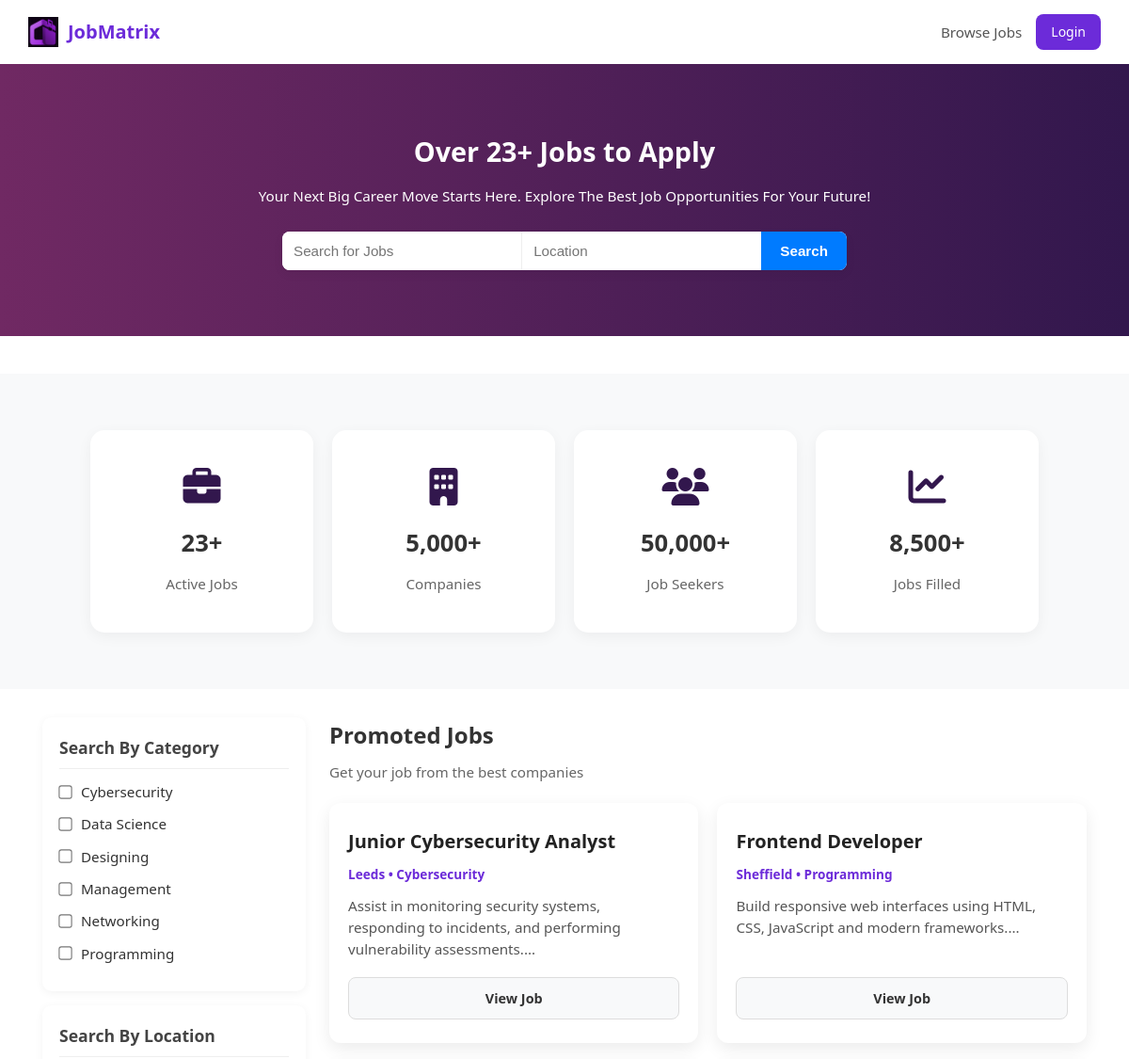
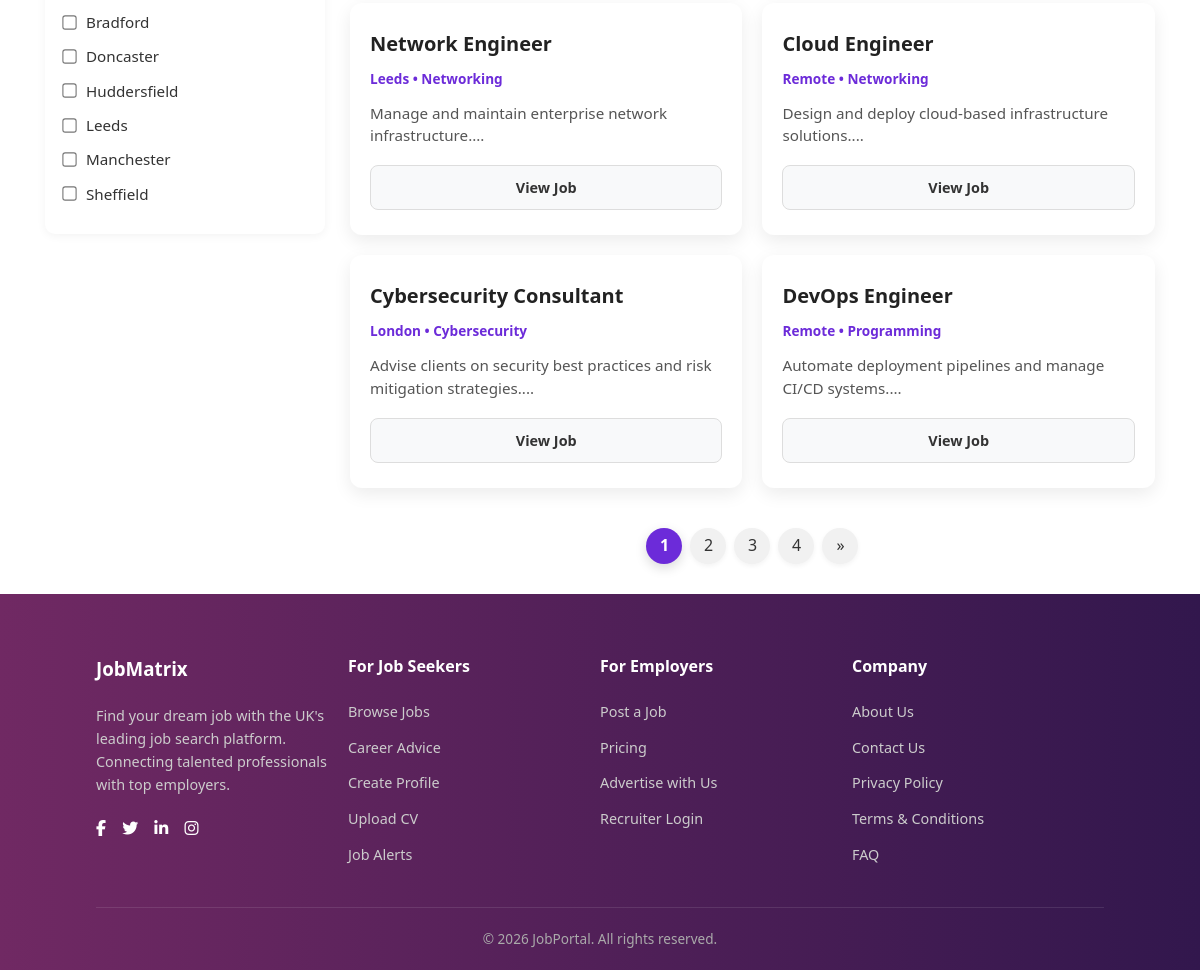
The page / on the database its author committed (2 pictures, top to bottom).
### tables this page shows
CREATE TABLE `jobs` (
  `id` int(11) NOT NULL,
  `title` varchar(255) DEFAULT NULL,
  `company` varchar(255) DEFAULT NULL,
  `location` varchar(255) DEFAULT NULL,
  `salary` varchar(100) DEFAULT NULL,
  `type` varchar(50) DEFAULT NULL,
  `category` varchar(100) DEFAULT NULL,
  `description` text DEFAULT NULL,
  `created_at` timestamp NOT NULL DEFAULT current_timestamp(),
  `is_promoted` tinyint(1) DEFAULT 0
);

### index.php (the view, shortened to what this page needs)
<?php
include 'includes/db.php';
include 'includes/header.php';
$jobsPerPage = 6;
$page = isset($_GET['page']) ? (int)$_GET['page'] : 1;
$offset = ($page - 1) * $jobsPerPage;
$totalQuery = "SELECT COUNT(*) as total FROM jobs";
$totalResult = mysqli_query($conn, $totalQuery);
$totalRow = mysqli_fetch_assoc($totalResult);
$totalJobs = $totalRow['total'];
$totalPages = ceil($totalJobs / $jobsPerPage);
$jobsQuery = "SELECT * FROM jobs
              ORDER BY is_promoted DESC, created_at DESC
              LIMIT $jobsPerPage OFFSET $offset";
$jobsResult = mysqli_query($conn, $jobsQuery);
$activeResult = $conn->query("SELECT COUNT(*) AS total_jobs FROM jobs");
$activeRow = $activeResult->fetch_assoc();
$total_active_jobs = $activeRow['total_jobs'];
?>
<section class="banner">
    <h1>Over <?php echo number_format($total_active_jobs); ?>+ Jobs to Apply</h1>
    <p>Your Next Big Career Move Starts Here. Explore The Best Job Opportunities For Your Future!</p>
    <div class="search-form">
        <input type="text" placeholder="Search for Jobs">
        <input type="text" placeholder="Location">
        <button>Search</button>
    </div>
</section>
<section class="stats">
    <div class="stats-container">
        <div class="stat-card">
            <i class="fas fa-briefcase"></i>
            <h3><?php echo number_format($total_active_jobs); ?>+</h3>
            <p>Active Jobs</p>
        </div>
        <div class="stat-card">
            <i class="fas fa-building"></i>
            <h3>5,000+</h3>
            <p>Companies</p>
        </div>
        <div class="stat-card">
            <i class="fas fa-users"></i>
            <h3>50,000+</h3>
            <p>Job Seekers</p>
        </div>
        <div class="stat-card">
            <i class="fas fa-chart-line"></i>
            <h3>8,500+</h3>
            <p>Jobs Filled</p>
        </div>
    </div>
</section>
<div class="main-container">
    <aside class="sidebar">
        <div class="filter-section">
            <h3>Search By Category</h3>
            <form>
                <label><input type="checkbox">Cybersecurity</label>
                <label><input type="checkbox">Data Science</label>
                <label><input type="checkbox">Designing</label>
                <label><input type="checkbox">Management</label>
                <label><input type="checkbox">Networking</label>
                <label><input type="checkbox">Programming</label>
            </form>
        </div>
        <div class="filter-section">
            <h3>Search By Location</h3>
            <form>
                <label><input type="checkbox">Bradford</label>
                <label><input type="checkbox">Doncaster</label>
                <label><input type="checkbox">Huddersfield</label>
                <label><input type="checkbox">Leeds</label>
                <label><input type="checkbox">Manchester</label>
                <label><input type="checkbox">Sheffield</label>
            </form>
        </div>
    </aside>
    <section class="latest-jobs">
        <h2>Promoted Jobs</h2>
        <p>Get your job from the best companies</p>
        <div class="job-cards">
            <?php while($job = mysqli_fetch_assoc($jobsResult)) { ?>
                <div class="job-card">
                    <h3><?php echo $job['title']; ?></h3>
                    <p class="level">
                        <?php echo $job['location']; ?> • <?php echo $job['category']; ?>
                    </p>
                    <p class="desc">
                        <?php echo substr($job['description'], 0, 120); ?>...
                    </p>
                    <div class="action">
                        <a href="job.php?id=<?php echo $job['id']; ?>" class="learn">View Job</a>
                    </div>
                </div>
            <?php } ?>
        </div>
        <div class="pagination">
            <?php for ($i = 1; $i <= $totalPages; $i++): ?>
                <a href="?page=<?php echo $i; ?>"
                   class="<?php echo ($i == $page) ? 'active' : ''; ?>">
                   <?php echo $i; ?>
                </a>
            <?php endfor; ?>
            <?php if ($page < $totalPages): ?>
                <a href="?page=<?php echo $page + 1; ?>">&raquo;</a>
            <?php endif; ?>
        </div>
    </section>
</div>
<?php include 'includes/footer.php'; ?>

### includes/header.php (shortened to what this page needs)
<!DOCTYPE html>
<html>
<head>
    <link rel="stylesheet" href="assets/css/style.css">
    <link rel="stylesheet" href="https://cdnjs.cloudflare.com/ajax/libs/font-awesome/6.5.0/css/all.min.css">
</head>
<body>
  <header>
    <div class="logo">
      <img src="assets/images/logo1.png" alt="logo1">
      <span>JobMatrix</span>
    </div>
    <nav>
      <a href="browse.php">Browse Jobs</a>
      <a href="#" class="login-btn" id="loginBtn">Login</a>
   </nav>
</header>

### includes/footer.php
<footer class="footer">
    <div class="footer-container">
        <div class="footer-col">
            <h3>JobMatrix</h3>
            <p>
                Find your dream job with the UK's leading job search platform.
                Connecting talented professionals with top employers.
            </p>
            <div class="social-icons">
                <i class="fab fa-facebook-f"></i>
                <i class="fab fa-twitter"></i>
                <i class="fab fa-linkedin-in"></i>
                <i class="fab fa-instagram"></i>
            </div>
        </div>
        <div class="footer-col">
            <h4>For Job Seekers</h4>
            <ul>
                <li><a href="#">Browse Jobs</a></li>
                <li><a href="#">Career Advice</a></li>
                <li><a href="#">Create Profile</a></li>
                <li><a href="#">Upload CV</a></li>
                <li><a href="#">Job Alerts</a></li>
            </ul>
        </div>
        <div class="footer-col">
            <h4>For Employers</h4>
            <ul>
                <li><a href="#">Post a Job</a></li>
                <li><a href="#">Pricing</a></li>
                <li><a href="#">Advertise with Us</a></li>
                <li><a href="#">Recruiter Login</a></li>
            </ul>
        </div>
        <div class="footer-col">
            <h4>Company</h4>
            <ul>
                <li><a href="#">About Us</a></li>
                <li><a href="#">Contact Us</a></li>
                <li><a href="#">Privacy Policy</a></li>
                <li><a href="#">Terms & Conditions</a></li>
                <li><a href="#">FAQ</a></li>
            </ul>
        </div>
    </div>
    <div class="footer-bottom">
        © <?php echo date("Y"); ?> JobPortal. All rights reserved.
    </div>
</footer>

### rows shown on the page
jobs: title "Junior Cybersecurity Analyst", location "Leeds", category "Cybersecurity", description "Assist in monitoring security systems, responding to incidents, and performing vulnerability assessments."
jobs: title "Frontend Developer", location "Sheffield", category "Programming", description "Build responsive web interfaces using HTML, CSS, JavaScript and modern frameworks."
jobs: title "Network Engineer", location "Leeds", category "Networking", description "Manage and maintain enterprise network infrastructure."
jobs: title "Cloud Engineer", location "Remote", category "Networking", description "Design and deploy cloud-based infrastructure solutions."
jobs: title "Cybersecurity Consultant", location "London", category "Cybersecurity", description "Advise clients on security best practices and risk mitigation strategies."
jobs: title "DevOps Engineer", location "Remote", category "Programming", description "Automate deployment pipelines and manage CI/CD systems."

### other values the page prints
$total_active_jobs "23"
